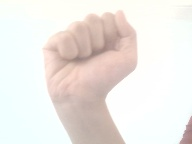
#> input picture data/A106.jpg, 192 x 144 px; its folder holds only this picture in this run
$ python -i hog.py   (imports and definitions only)   (older library calls are emulated)
#> lines starting #> are read from the running program, lines starting #| are printed output that depends on the picture
import cv2
import numpy as np
import math
import matplotlib.pyplot as plt


class HogDescriptor():
    def __init__(self, img, cell_size=16, bin_size=8):
        self.img = img
        self.img = np.sqrt(img / float(np.max(img)))
        self.img = self.img * 255
        self.cell_size = cell_size
        self.bin_size = bin_size
        self.angle_unit = 360 / self.bin_size
        assert type(self.bin_size) == int, "bin_size should be integer,"
        assert type(self.cell_size) == int, "cell_size should be integer,"
        #assert type(self.angle_unit) == int, "bin_size should be divisible by 360"

    def extract(self):
        height, width = self.img.shape
        gradient_magnitude, gradient_angle = self.global_gradient()
        gradient_magnitude = abs(gradient_magnitude)
        cell_gradient_vector = np.zeros(
            (int(height / self.cell_size), int(width / self.cell_size), self.bin_size))
        # chia thanh cac cell va tinh cell gradient vector
        for i in range(cell_gradient_vector.shape[0]):
            for j in range(cell_gradient_vector.shape[1]):
                cell_magnitude = gradient_magnitude[i * self.cell_size:(i + 1) * self.cell_size,
                                                    j * self.cell_size:(j + 1) * self.cell_size]
                cell_angle = gradient_angle[i * self.cell_size:(i + 1) * self.cell_size,
                                            j * self.cell_size:(j + 1) * self.cell_size]
                cell_gradient_vector[i][j] = self.cell_gradient(
                    cell_magnitude, cell_angle)

        hog_image = self.render_gradient(
            np.zeros([height, width]), cell_gradient_vector)
        hog_vector = []
        # tao vector hog
        for i in range(cell_gradient_vector.shape[0] - 1):
            for j in range(cell_gradient_vector.shape[1] - 1):
                block_vector = []
                block_vector.extend(cell_gradient_vector[i][j])
                block_vector.extend(cell_gradient_vector[i][j + 1])
                block_vector.extend(cell_gradient_vector[i + 1][j])
                block_vector.extend(cell_gradient_vector[i + 1][j + 1])
                def mag(vector): return math.sqrt(sum(i ** 2 for i in vector))
                magnitude = mag(block_vector)
                if magnitude != 0:
                    def normalize(block_vector, magnitude): return [
                        element / magnitude for element in block_vector]
                    block_vector = normalize(block_vector, magnitude)
                hog_vector.append(block_vector)
        return hog_vector, hog_image

    # [56 lines left out: functions global_gradient, cell_gradient, get_closest_bins, render_gradient, not called in this run]

>>> import cv2
>>> picture = cv2.imread('data/A106.jpg')
#> picture is the input picture: shape (144, 192, 3); mean B, G, R 229.2, 233.4, 238.6
>>> result = HogDescriptor(picture).extract()
#> in __init__, `self.img = np.sqrt(img / float(np.max(img)))`:
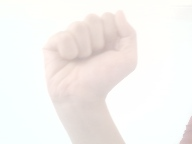
#> self.img: shape (144, 192, 3) float64; mean B, G, R 0.945, 0.954, 0.966
#> (the run stopped early here; a loop or call above may not have finished)

$ run again, on data/A139.jpg
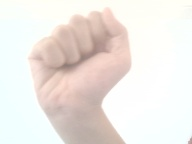
#> input picture data/A139.jpg, 192 x 144 px
#> picture is the input picture: shape (144, 192, 3); mean B, G, R 227.9, 232.6, 238.6
#> in __init__, `self.img = np.sqrt(img / float(np.max(img)))`:
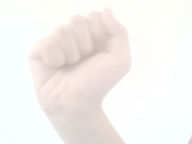
#> self.img: shape (144, 192, 3) float64; mean B, G, R 0.942, 0.953, 0.966

$ run again, on data/A141.jpg
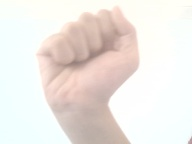
#> input picture data/A141.jpg, 192 x 144 px
#> picture is the input picture: shape (144, 192, 3); mean B, G, R 227.9, 232.6, 238.6
#> in __init__, `self.img = np.sqrt(img / float(np.max(img)))`:
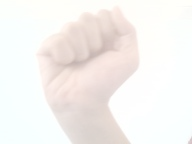
#> self.img: shape (144, 192, 3) float64; mean B, G, R 0.942, 0.953, 0.966
